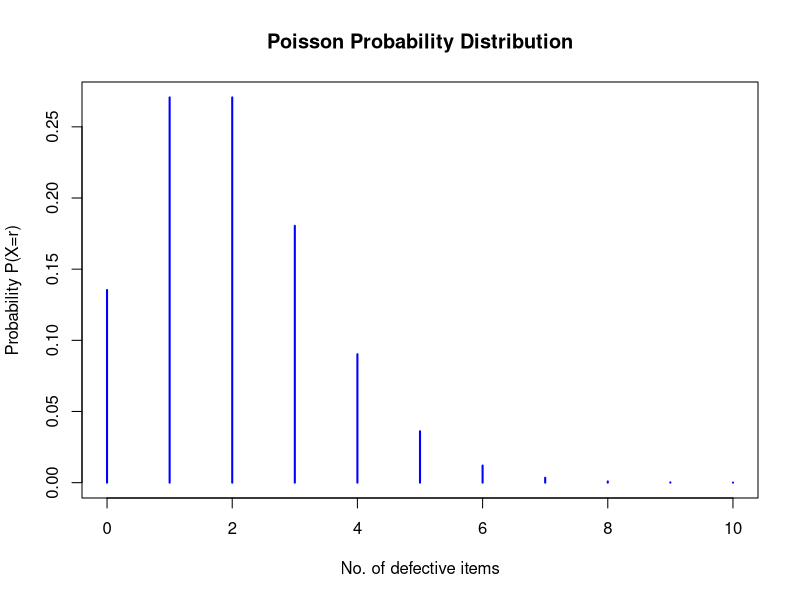
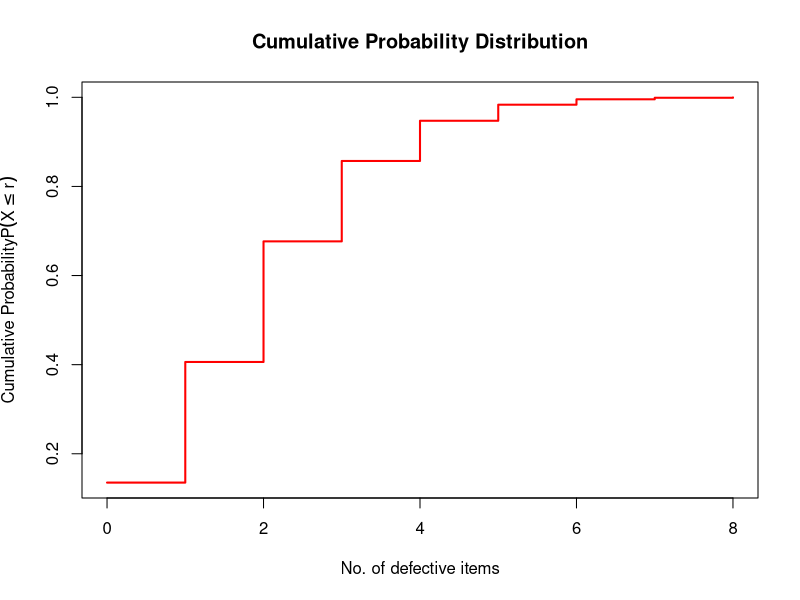

Write R code to recreate these figures, in order.
# 2% of the items of a factory are defective. The items are
# packed in boxes. What is the probability that there will be
# (i) 2 defective items (ii) at most 5 defective items
# (iii) at least three defective items in a box of 100 items ?
# mean=n.p=100*2%=2
#code for (i)
dpois(2, lambda=2)
x=0:10
y=dpois(x,lambda=2)
plot(x,y,type="h",col="blue",lwd=2,
     main="Poisson Probability Distribution",xlab="No. of defective items",
     ylab="Probability P(X=r)")
#code for (ii)
ppois(5, lambda=2,lower.tail = TRUE)
#Alternate
sum(dpois(0:5,lambda=2))
#code for (iii)
ppois(2, lambda=2,lower.tail = FALSE)
x=0:8
y=ppois(x,lambda=2)
expr1 = expression(paste("Cumulative Probability",P(X<= r)))
plot(x,y,type="s",col="red",lwd=2,
     main="Cumulative Probability Distribution",
     xlab="No. of defective items",
     ylab=expr1)
#Generate 15 random numbers that follow Poisson distribution
#with mean=4.
rpois(15,lambda=4)